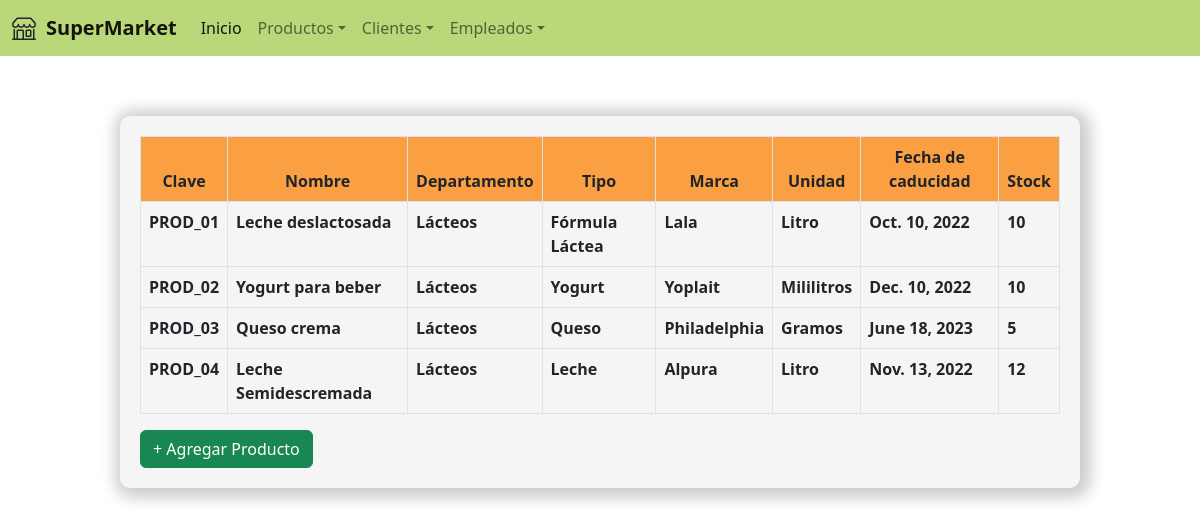
Screenshot of /SuperMarket/read_productos/ with the database file from the repository.
### SuperMarket/models.py (models this page shows, shortened)
class Productos(models.Model):
    claveProducto = models.CharField(max_length=10)
    nombre = models.CharField(max_length=80)
    departamento = models.CharField(max_length=80)
    tipo = models.CharField(max_length=80)
    marca = models.CharField(max_length=60)
    unidadMedida = models.CharField(max_length=30)
    fechaCaducidad = models.DateField()
    stock = models.IntegerField()

### SuperMarket/views.py (the view)
# urls.py: path('read_productos/', read_productos),
def read_productos(request):
    productos = Productos.objects.all() #Trae todo
    return render(request, "read_productos.html", {"productos": productos})

### SuperMarket/template/read_productos.html
{% extends "login.html" %}
{% load static %}
{% block contenido %}
<link rel="stylesheet" href="{%static 'css/bootstrap.min.css'%}">
<div class="form_ver_productos">
    <table class="table table-bordered">
        <thead style="background-color: #FA9F42; text-align: center;">
          <tr>
            <th scope="col">Clave</th>
            <th scope="col">Nombre</th>
            <th scope="col">Departamento</th>
            <th scope="col">Tipo</th>
            <th scope="col">Marca</th>
            <th scope="col">Unidad</th>
            <th scope="col">Fecha de caducidad</th>
            <th scope="col">Stock</th>
          </tr>
        </thead>
        <tbody>
            {% for producto in productos %}
            <tr>
                <th>{{producto.claveProducto}}</th>
                <th>{{producto.nombre}}</th>
                <th>{{producto.departamento}}</th>
                <th>{{producto.tipo}}</th>
                <th>{{producto.marca}}</th>
                <th>{{producto.unidadMedida}}</th>
                <th>{{producto.fechaCaducidad}}</th>
                <th>{{producto.stock}}</th>
            </tr>
            {%endfor%}
        </tbody>
      </table>
<a class="btn btn-success" href="/SuperMarket/create_productos">+ Agregar Producto</a>
</div>
{% endblock %}

### SuperMarket/static/css/myestilo.css (style rules this page uses)
body { background-color: white; }
.form_ver_productos { margin: auto; width: 80%; padding: 20px; height: auto; background-color: whitesmoke; border-radius: 10px; box-shadow: 3px 2px 15px 8px rgba(0, 0, 0, 0.2); }

### rows the page displays
Productos: claveProducto "PROD_01", nombre "Leche deslactosada", departamento "Lácteos", tipo "Fórmula Láctea", marca "Lala", unidadMedida "Litro", fechaCaducidad "Oct. 10, 2022", stock "10"
Productos: claveProducto "PROD_02", nombre "Yogurt para beber", departamento "Lácteos", tipo "Yogurt", marca "Yoplait", unidadMedida "Mililitros", fechaCaducidad "Dec. 10, 2022", stock "10"
Productos: claveProducto "PROD_03", nombre "Queso crema", departamento "Lácteos", tipo "Queso", marca "Philadelphia", unidadMedida "Gramos", fechaCaducidad "June 18, 2023", stock "5"
Productos: claveProducto "PROD_04", nombre "Leche Semidescremada", departamento "Lácteos", tipo "Leche", marca "Alpura", unidadMedida "Litro", fechaCaducidad "Nov. 13, 2022", stock "12"
